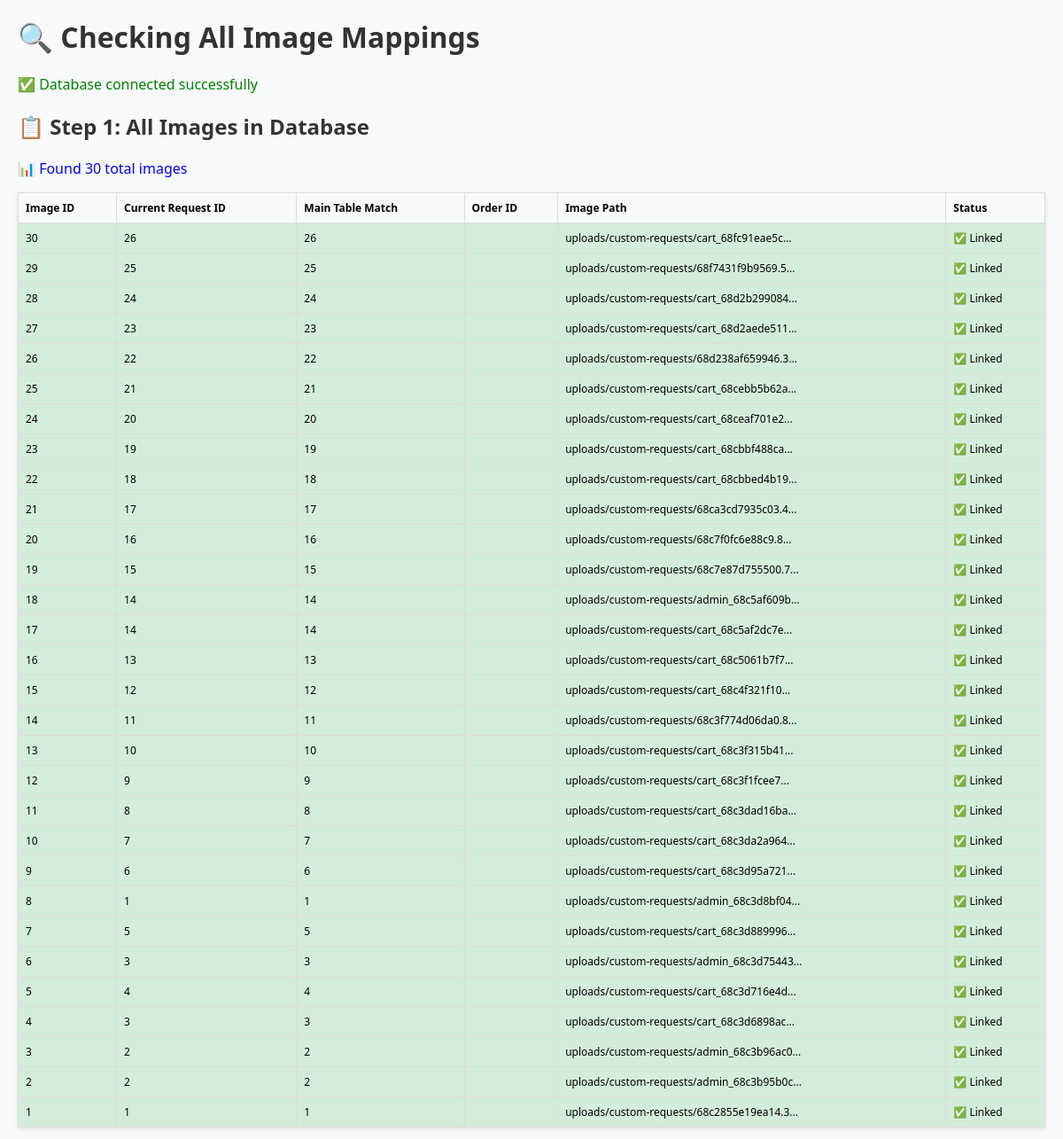
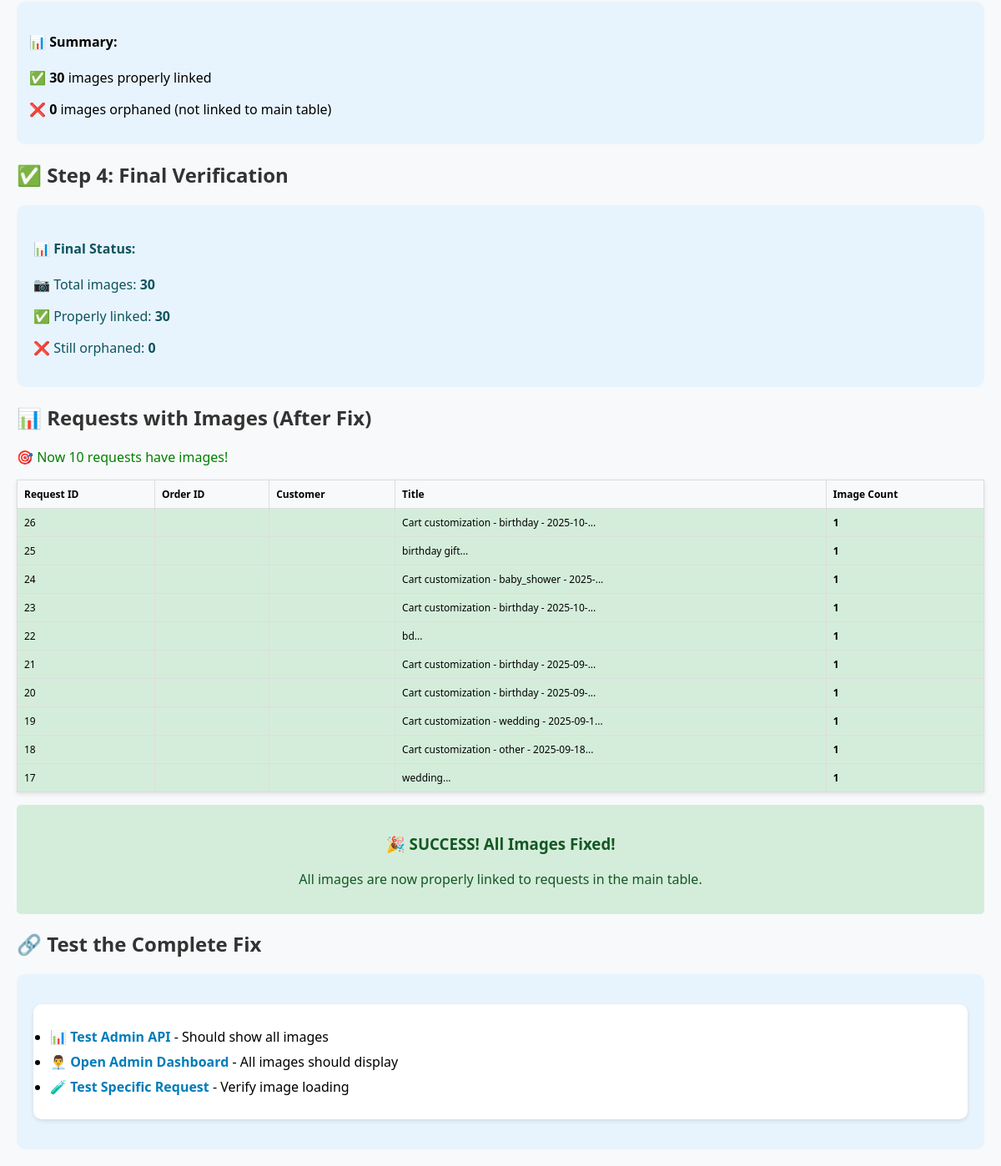
The page /backend/check-all-image-mappings.php on the database as committed earlier (2 pictures, top to bottom).
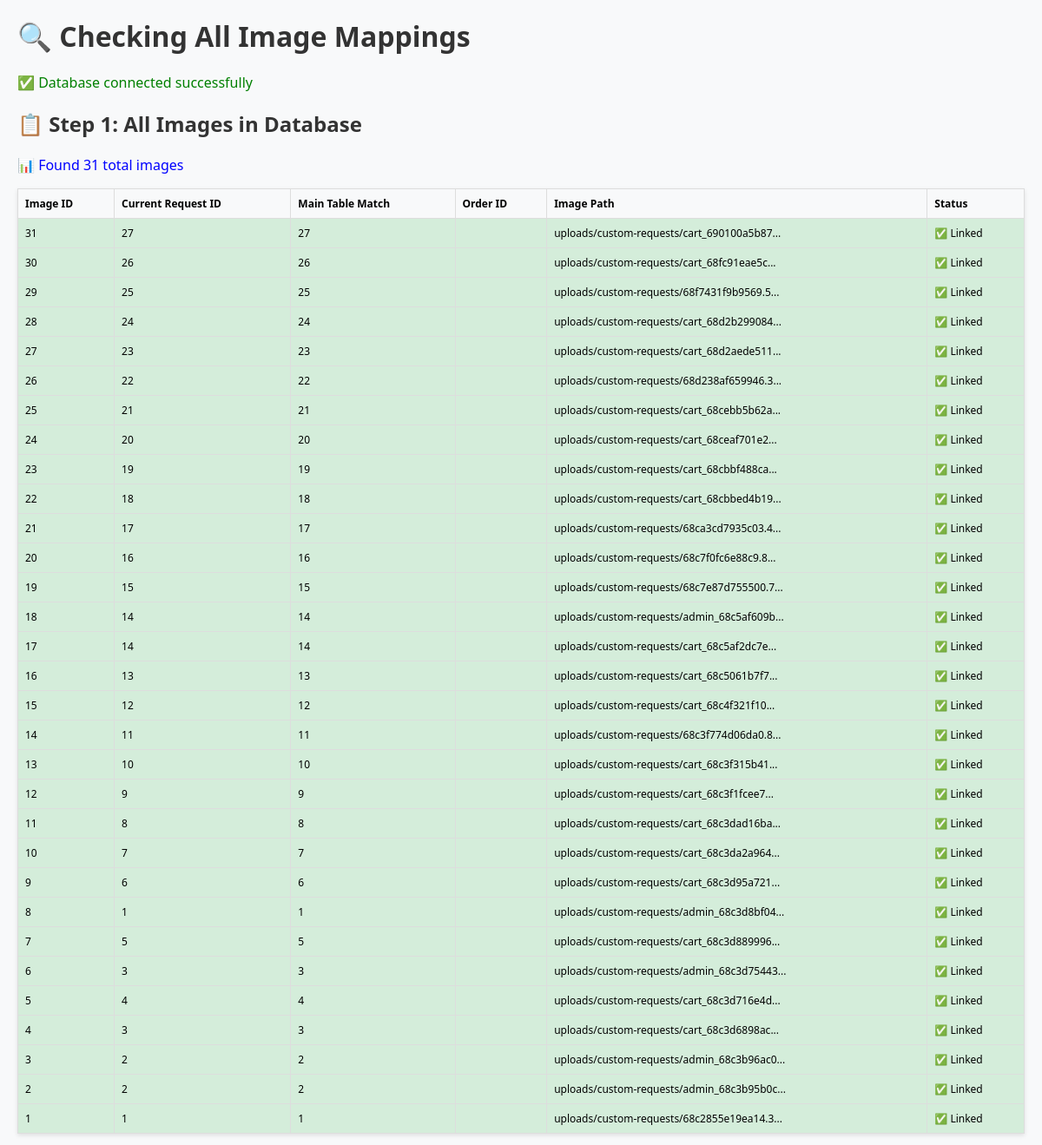
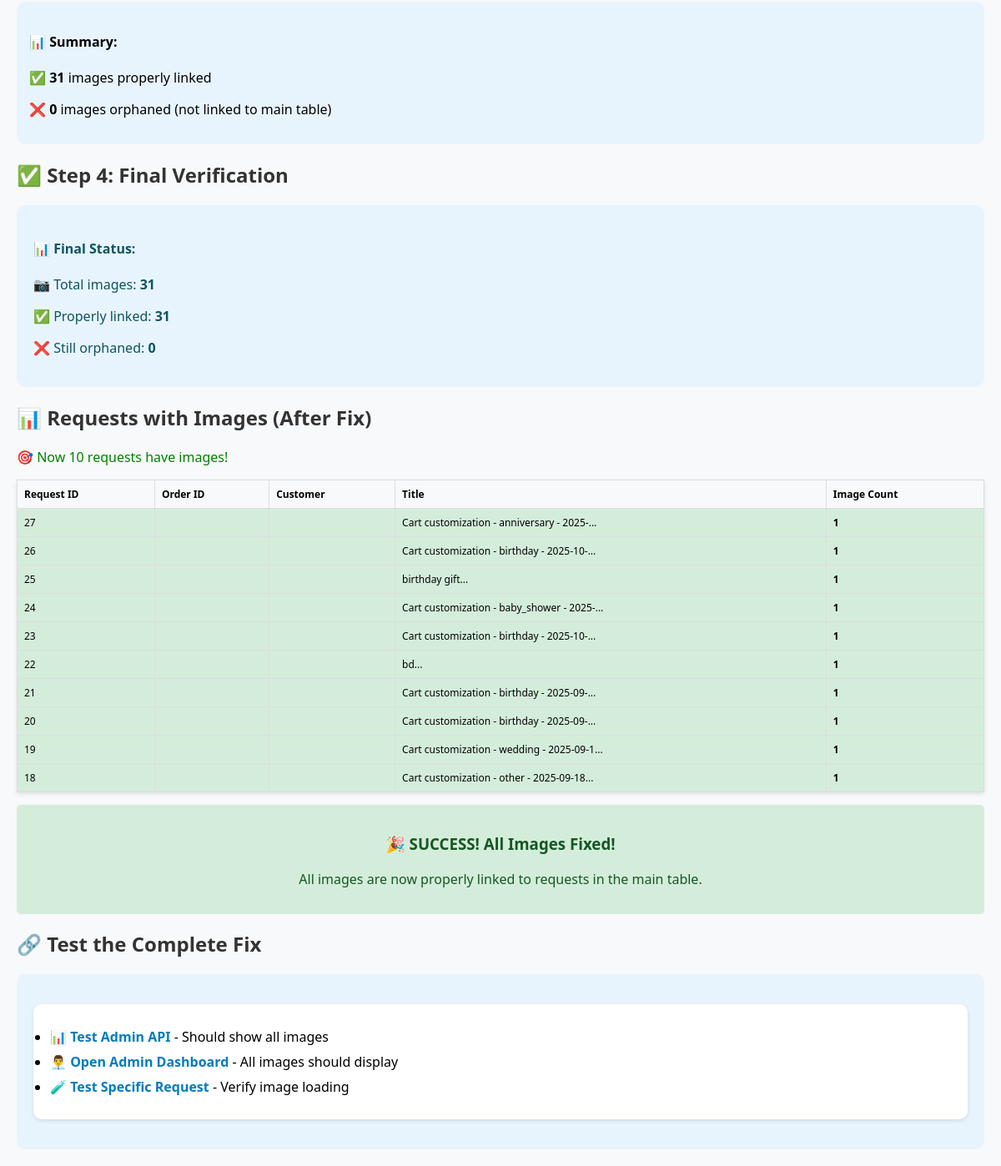
The same page on the database as committed later (2 pictures, top to bottom).
### tables this page shows
CREATE TABLE `custom_request_images` (
  `id` int(11) NOT NULL,
  `request_id` int(11) NOT NULL,
  `image_path` varchar(500) NOT NULL,
  `uploaded_at` timestamp NOT NULL DEFAULT current_timestamp()
);

CREATE TABLE `custom_requests` (
  `id` int(11) NOT NULL,
  `user_id` int(11) NOT NULL,
  `title` varchar(255) NOT NULL,
  `description` text NOT NULL,
  `category_id` int(11) DEFAULT NULL,
  `occasion` varchar(100) DEFAULT NULL,
  `budget_min` decimal(10,2) DEFAULT NULL,
  `budget_max` decimal(10,2) DEFAULT NULL,
  `deadline` date DEFAULT NULL,
  `special_instructions` text DEFAULT NULL,
  `gift_tier` enum('budget','premium') DEFAULT 'budget',
  `source` enum('form','cart') NOT NULL DEFAULT 'form',
  `artwork_id` int(11) DEFAULT NULL,
  `requested_quantity` int(11) NOT NULL DEFAULT 1,
  `status` enum('pending','in_progress','completed','cancelled') DEFAULT 'pending',
  `created_at` timestamp NOT NULL DEFAULT current_timestamp()
);

### backend/check-all-image-mappings.php (the view, shortened to what the changed rows need)
<?php
echo "<h1>🔍 Checking All Image Mappings</h1>";
try {
    $database = new Database();
    $pdo = $database->getConnection();
    echo "<h2>📋 Step 1: All Images in Database</h2>";
    $allImages = $pdo->query("
        SELECT
            cri.id as image_id,
            cri.request_id as current_request_id,
            cri.image_path,
            cri.uploaded_at,
            cr.id as main_table_id,
            cr.order_id,
            cr.title
        FROM custom_request_images cri
        LEFT JOIN custom_requests cr ON cri.request_id = cr.id
        ORDER BY cri.uploaded_at DESC
    ")->fetchAll(PDO::FETCH_ASSOC);
    echo "<p style='color: blue;'>📊 Found " . count($allImages) . " total images</p>";
    $orphanedImages = [];
    $linkedImages = [];
    echo "<table border='1' style='border-collapse: collapse; width: 100%; margin: 10px 0;'>";
    echo "<tr style='background: #f0f0f0;'><th>Image ID</th><th>Current Request ID</th><th>Main Table Match</th><th>Order ID</th><th>Image Path</th><th>Status</th></tr>";
    foreach ($allImages as $img) {
        $isOrphaned = is_null($img['main_table_id']);
        if ($isOrphaned) {
            $orphanedImages[] = $img;
            $rowStyle = "background: #f8d7da;";
            $status = "❌ Orphaned";
        } else {
            $linkedImages[] = $img;
            $rowStyle = "background: #d4edda;";
            $status = "✅ Linked";
        }
        echo "<tr style='$rowStyle'>";
        echo "<td>{$img['image_id']}</td>";
        echo "<td>{$img['current_request_id']}</td>";
        echo "<td>" . ($img['main_table_id'] ?? 'None') . "</td>";
        echo "<td>" . ($img['order_id'] ?? 'N/A') . "</td>";
        echo "<td>" . substr($img['image_path'], 0, 40) . "...</td>";
        echo "<td>$status</td>";
        echo "</tr>";
    }
    echo "</table>";
    echo "<div style='background: #e8f4fd; padding: 15px; border-radius: 10px; margin: 15px 0;'>";
    echo "<p>✅ <strong>" . count($linkedImages) . "</strong> images properly linked</p>";
    echo "</div>";
    echo "<h2>✅ Step 4: Final Verification</h2>";
    $finalCheck = $pdo->query("
        SELECT
            COUNT(*) as total_images,
            COUNT(cr.id) as linked_images,
            COUNT(*) - COUNT(cr.id) as orphaned_images
        FROM custom_request_images cri
        LEFT JOIN custom_requests cr ON cri.request_id = cr.id
    ")->fetch(PDO::FETCH_ASSOC);
    echo "<div style='background: #e8f4fd; padding: 20px; border-radius: 10px; margin: 20px 0;'>";
    echo "<p style='color: #0c5460;'>📷 Total images: <strong>{$finalCheck['total_images']}</strong></p>";
    echo "<p style='color: #0c5460;'>✅ Properly linked: <strong>{$finalCheck['linked_images']}</strong></p>";
    echo "</div>";
    echo "<h2>📊 Requests with Images (After Fix)</h2>";
    $requestsWithImages = $pdo->query("
        SELECT
            cr.id,
            cr.order_id,
            cr.title,
            cr.customer_name,
            COUNT(cri.id) as image_count
        FROM custom_requests cr
        INNER JOIN custom_request_images cri ON cr.id = cri.request_id
        GROUP BY cr.id
        ORDER BY cr.created_at DESC
        LIMIT 10
    ")->fetchAll(PDO::FETCH_ASSOC);
    if (!empty($requestsWithImages)) {
        echo "<table border='1' style='border-collapse: collapse; width: 100%; margin: 10px 0;'>";
        echo "<tr style='background: #f0f0f0;'><th>Request ID</th><th>Order ID</th><th>Customer</th><th>Title</th><th>Image Count</th></tr>";
        foreach ($requestsWithImages as $req) {
            echo "<tr style='background: #d4edda;'>";
            echo "<td>{$req['id']}</td>";
            echo "<td>{$req['order_id']}</td>";
            echo "<td>{$req['customer_name']}</td>";
            echo "<td>" . substr($req['title'], 0, 40) . "...</td>";
            echo "<td><strong>{$req['image_count']}</strong></td>";
            echo "</tr>";
        }
        echo "</table>";
    }
    echo "<h2>🔗 Test the Complete Fix</h2>";
} catch (Exception $e) {
    echo "<div style='background: #f8d7da; padding: 20px; border-radius: 10px; margin: 20px 0; border-left: 5px solid #dc3545;'>";
    echo "<h3 style='color: #721c24; margin-top: 0;'>❌ Error Occurred</h3>";
    echo "<p style='color: #721c24;'><strong>Error:</strong> " . $e->getMessage() . "</p>";
    echo "</div>";
}
?>

Rows that differ between the two databases and show on the page:
no longer on this page (row edited): custom_requests: id "17", title "wedding", image_count "1"
added custom_request_images: id "31", request "27", custom_requests.id "27", image_path "uploads/custom-requests/cart_690100a5b87", custom_requests.id "✅ Linked"
added custom_requests: id "27", title "Cart customization - anniversary - 2025-", image_count "1"
Other text that changed with them:
count($allImages): "30" → "31"
count($linkedImages): "30" → "31"
$finalCheck['total_images']: "30" → "31"
$finalCheck['linked_images']: "30" → "31"
